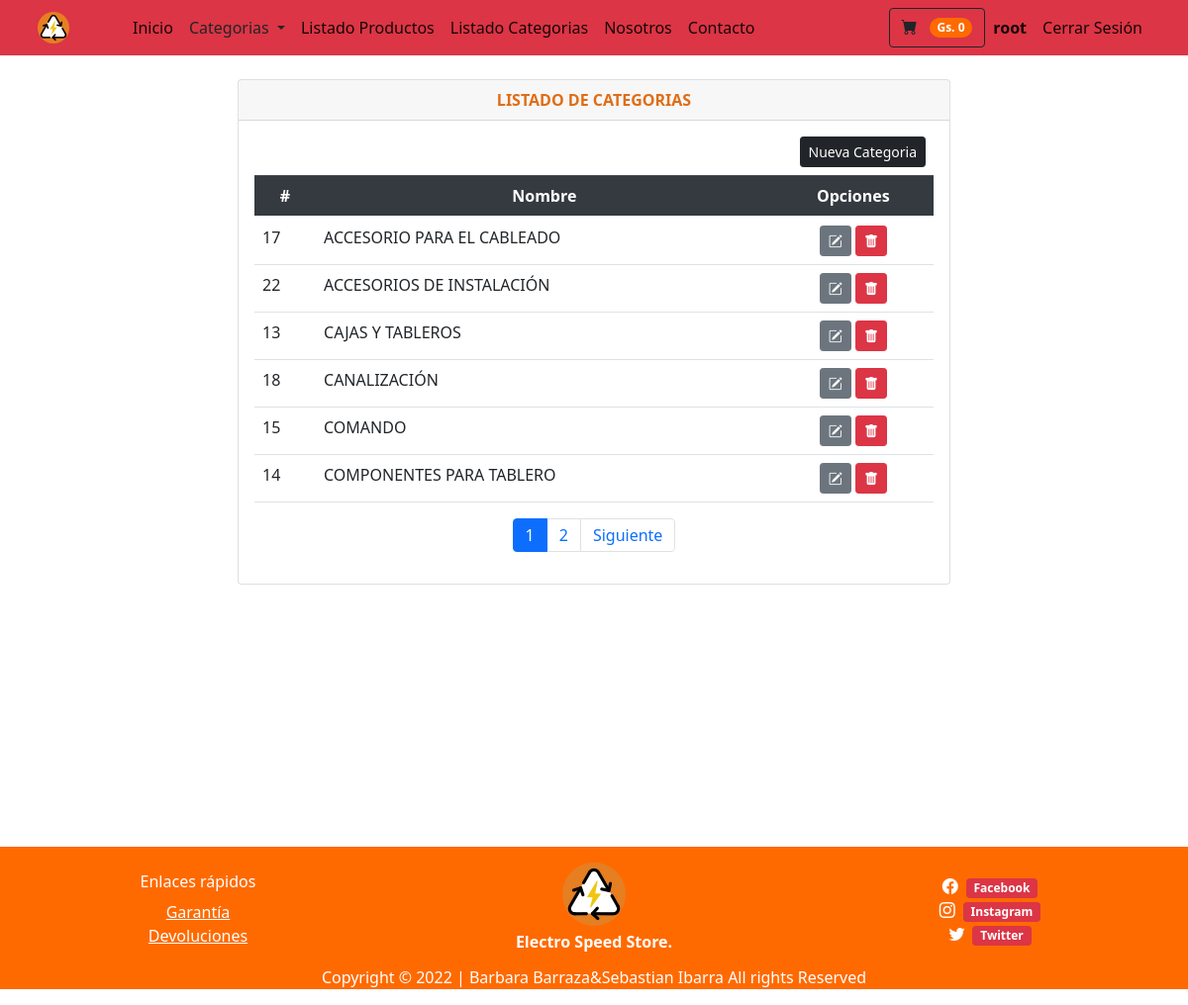
/categorias/ (signed in), run on the app's committed database.
### tienda/models.py (models this page shows, shortened)
class Categorias(models.Model):
    nombre = models.CharField(max_length=100)
    class Meta:
        db_table = "categorias"
        verbose_name = 'Categoria'
        verbose_name_plural = 'Categorias'
        ordering = ['id']

### tienda/views.py (the view)
# urls.py: path('categorias/', views.listCategorias, name='categorias'),
@login_required(login_url='/login')
def listCategorias(request):
    lista_categorias = Categorias.objects.all().order_by('nombre')
    page = request.GET.get('page', 1)
    try:
        paginator = Paginator(lista_categorias, 6)
        lista_categorias = paginator.page(page)
    except:
        raise Http404
    data = {'entity': lista_categorias,
            'title': 'LISTADO DE CATEGORIAS',
            'paginator': paginator
            }
    return render(request,'categorias.html', data)

### tienda/context_processors.py (called while the page is built)
def extras(request):
	lista_categorias = Categorias.objects.all().order_by('nombre')
	return {'categorias':lista_categorias}

def importe_total_carro(request):
	total=0
	if request.user.is_authenticated:
		if "carro" in request.session:
			for key, value in request.session["carro"].items():
				total= total + int(value["precio"])
	return {"importe_total_carro":total}

### templates/categorias.html
{% extends 'layouts/tienda.html' %} {% block content %}
<div class="min-vh-100 d-flex flex-colum py-4">
    <div class="container">
        <div class="row justify-content-center">
            <div class="col-lg-8 col-md-6 col-sm-4 animate__animated animate__backInRight animate__delay-0.4s">
                <div class="card">
                    <div class="card-header text-center font-weight-bold">
                        {{ title }}
                    </div>
                    <div class="card-body  table-responsive">
                        <div class="d-flex justify-content-end mb-2 mx-2">
                            <a href="/addcategoria" class="btn btn-dark btn-sm pull-right" type="submit">
                            Nueva Categoria
                            </a>
                        </div>
                        <table class="table table-condensed">
                            <thead class="thead-dark">
                                <tr class="text-center">
                                    <th scope="col">#</th>
                                    <th scope="col">Nombre</th>
                                    <th colspan="2">Opciones</th>
                                </tr>
                            </thead>
                            <tbody>
                                {% load bootstrap_icons %} {% if entity %} {% for categoria in entity %}
                                <tr>
                                    <td>{{ categoria.id }}</td>
                                    <td>{{ categoria.nombre }}</td>
                                    <td colspan="2" class="text-center">
                                        <a class="btn btn-secondary btn-sm" href="{% url 'tienda:editcategoria' categoria.id %}" type="button"><i class="bi bi-pencil-square"></i></a>
                                        <a class="btn btn-danger btn-sm" href="{% url 'tienda:deleteCategoria' categoria.id %}" type="button"><i class="bi bi-trash-fill"></i></a>
                                    </td>
                                </tr>
                                {% endfor %} {% else %}
                                <div class="text-center text-warning">
                                    <h3> No se encontraron Productos!!</h3>
                                </div>
                                {% endif %}
                            </tbody>
                        </table>
                        <div>
                            {% include 'paginator.html' %}
                        </div>
                    </div>
                </div>
            </div>
        </div>
    </div>
</div>
{% endblock %}

### templates/layouts/tienda.html (shortened to what this page needs)
{% load static %}
<!DOCTYPE html>
<html lang="es">
<head>
    <link href="https://cdn.jsdelivr.net/npm/bootstrap-icons@1.5.0/font/bootstrap-icons.css" rel="stylesheet" />
    <link rel="stylesheet" href="https://cdn.jsdelivr.net/npm/bootstrap@4.5.3/dist/css/bootstrap.min.css">
    <link rel="stylesheet" href="https://cdnjs.cloudflare.com/ajax/libs/animate.css/4.1.1/animate.min.css" />
    <link href="{% static 'css/styles.css' %}" rel="stylesheet" />
</head>
<body>
    <nav class="navbar navbar-expand-lg navbar-light bg-danger sticky-top">
        <div class="container px-2 px-lg-2">
            <a class="navbar-logo" href="/">
                <img class="img-fluid" src="{% static 'assets/logoo.png' %}" width="50%" heigth="50%" alt="logo">
            </a>
            <div class="collapse navbar-collapse" id="navbarSupportedContent">
                <ul class="navbar-nav me-auto mb-2 mb-lg-0 ms-lg-4">
                    <li class="nav-item">
                        <a class="nav-link active" aria-current="page" href="/"></span>
                            Inicio
                        </a>
                    </li>
                    <div class="dropdown show">
                        <a class="nav-link dropdown-toggle text-dark" href="#" role="button" id="dropdownMenuLink" data-toggle="dropdown" aria-haspopup="true" aria-expanded="false">
                            Categorias
                        </a>
                    </div>
                    {% if user.is_staff %}
                    <li class="nav-item">
                        <a class="nav-link active" aria-current="page" href="/listarproductos">
                                Listado Productos
                            </a>
                    </li>
                    <li class="nav-item">
                        <a class="nav-link active" aria-current="page" href="/categorias">
                                Listado Categorias
                            </a>
                    </li>
                    {% endif %}
                    <li class="nav-item">
                        <a class="nav-link active" aria-current="page" href="/nosotros">
                            Nosotros
                        </a>
                    </li>
                    <li class="nav-item">
                        <a class="nav-link active" aria-current="page" href="/contacto">
                            Contacto
                        </a>
                    </li>
                </ul>
                <ul class="navbar-nav d-flex ml-auto mb-2 mb-lg-0 ms-lg-4">
                    {% if user.is_authenticated %}
                    {% load humanize %}
                    <div class="d-flex">
                        <a href="{% url 'tienda:viewcart' %}" class="btn btn-outline-dark">
                            <i class="bi-cart-fill me-1"></i>
                            <span class="badge bg-dark text-white ms-1 rounded-pill">Gs. {{ importe_total_carro | intcomma }}</span>
                        </a>
                    </div>
                    <li class="nav-item">
                        <a class="nav-link active" aria-current="page" href="#">
                            <b>{{ user.username }}</b>
                        </a>
                    </li>
                    <li class="nav-item">
                        <a class="nav-link active" aria-current="page" href="{% url 'logout' %}">
                                    Cerrar Sesión
                            </a>
                    </li>
                    {% endif %}
                </ul>
            </div>
        </div>
    </nav>
    <section class="container">
        {% block content%} {% endblock %}
    </section>
    <footer class="container-fluid my-0 pt-3 pb-0 bg-dark">
        <div class="row">
            <ul class="col-4 list-unstyled text-center mx-auto my-auto">
                <h6 class="text-white">Enlaces rápidos</h6>
                <li class="list-unstyled text-white">
                    <a href="/garantia" class="stretched-link text-white">Garantía</a></li>
                <li>
                    <a href="/devoluciones" class="stretched-link text-white">Devoluciones</a></li>
            </ul>
            <ul class="col-4 list-unstyled text-center mx-auto my-auto">
                <img class="img-fluid pb-1 " src="{% static 'assets/logoo.png' %}" alt="logo">
                <p class="font-weight-bold text-white text-center mb-1">Electro Speed Store.</p>
            </ul>
            <ul class="col-4 list-unstyled my-auto mx-auto text-center">
                {% load bootstrap_icons %}
                <li>
                    <a href="#"> <i class="bi bi-facebook text-white mr-2"></i><span class="badge badge-danger">Facebook</span> </a>
                </li>
                <li>
                    <a href="#"> <i class="bi bi-instagram text-white mr-2"></i><span class="badge badge-danger">Instagram</span> </a>
                </li>
                <li>
                    <a href="#"> <i class="bi bi-twitter text-white mr-2"></i><span class="badge badge-danger">Twitter</span> </a>
                </li>
            </ul>
        </div>
        <div class="text-center">
            <p class="pt-2 text-white">Copyright &copy; 2022 | Barbara Barraza&Sebastian Ibarra All rights Reserved</p>
        </div>
    </footer>
</body>
</html>

### templates/paginator.html (shortened to what this page needs)
{% if paginator.num_pages > 1 %}
    <div class="d-flex justify-content-center">
        <ul class="pagination">
            {% for page in paginator.page_range %}
                {% if page < 7 or page == entity.number %}
                    <li class="page-item {% if page == entity.number %} active{% endif %}">
                        <a class="page-link" href="?page={{ page }}#pagtable">{{ page }}</a>
                    </li>
                {% endif %}
            {% endfor %}
            {% if entity.has_next %}
                <li class="page-item d-none d-sm-block">
                    <a class="page-link" href="?page={{ entity.next_page_number }}#pagtable">Siguiente</a>
                </li>
            {% endif %}
        </ul>
    </div>
{% endif %}

### data on the page
Categorias: id "17", nombre "ACCESORIO PARA EL CABLEADO"
Categorias: id "22", nombre "ACCESORIOS DE INSTALACIÓN"
Categorias: id "13", nombre "CAJAS Y TABLEROS"
Categorias: id "18", nombre "CANALIZACIÓN"
Categorias: id "15", nombre "COMANDO"
Categorias: id "14", nombre "COMPONENTES PARA TABLERO"

### other printed values
{{ importe_total_carro | intcomma }} "0"
{{ user.username }} "root"
{{ title }} "LISTADO DE CATEGORIAS"
{{ page }} "1" "2"
